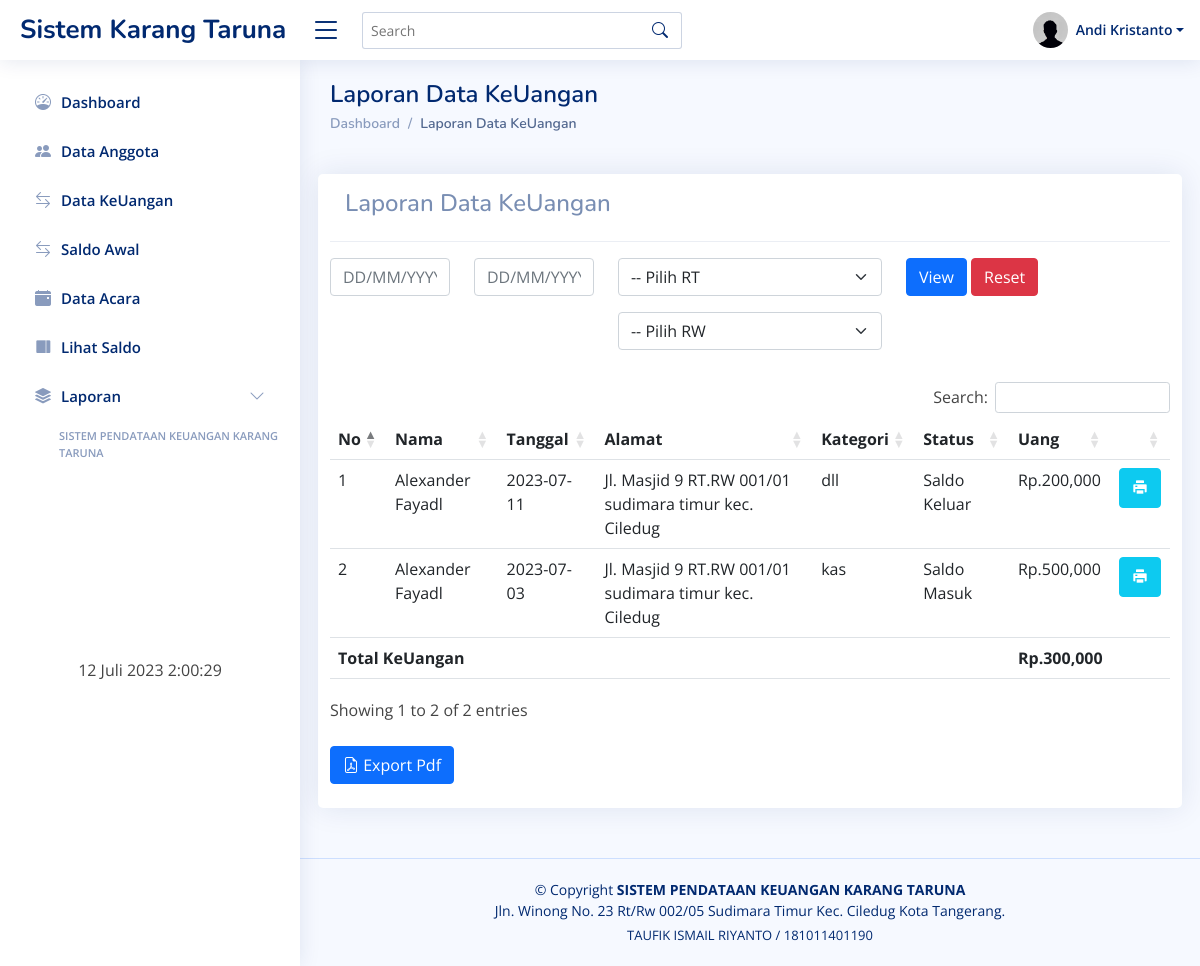
/admin/index.php?url=lap_keuangan (signed in), run on an earlier commit of the app's database.
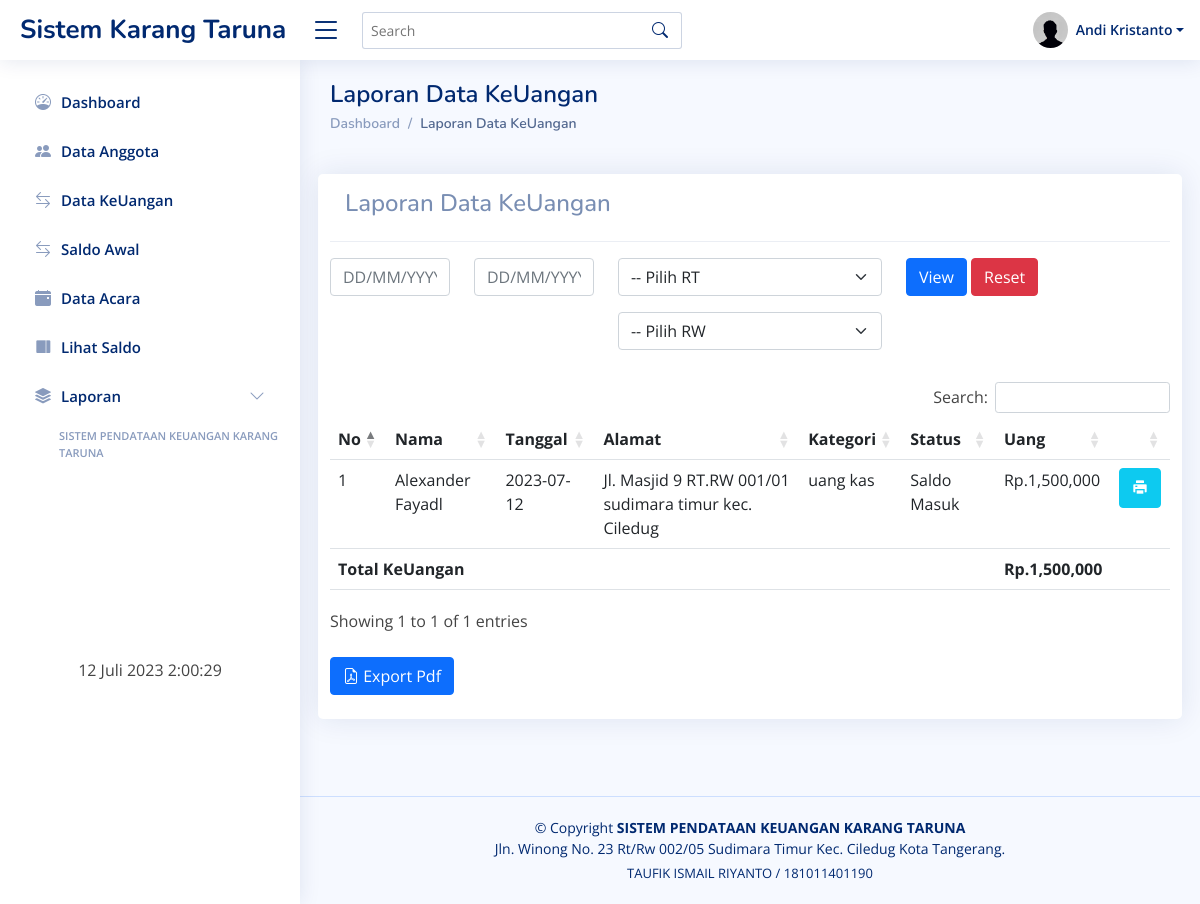
And on a later commit of the database.
### tables this page shows
CREATE TABLE `users` (
  `id_user` int(11) NOT NULL,
  `recid` enum('0','1') NOT NULL,
  `nama` varchar(30) NOT NULL,
  `rt` int(4) NOT NULL,
  `rw` int(4) NOT NULL,
  `alamat` text NOT NULL,
  `tgl_lahir` varchar(20) NOT NULL,
  `pekerjaan` varchar(40) NOT NULL,
  `no_telp` varchar(15) NOT NULL,
  `status` enum('aktif','tidak aktif') NOT NULL,
  `usertype` enum('ketua','wakil','anggota') NOT NULL,
  `username` varchar(30) NOT NULL,
  `password` varchar(200) NOT NULL,
  `level` enum('admin','anggota') NOT NULL
);

CREATE TABLE `trx` (
  `id_trx` int(11) NOT NULL,
  `id_user` int(11) NOT NULL,
  `jml_trx` varchar(255) NOT NULL,
  `keterangan` varchar(255) NOT NULL,
  `status_trx` varchar(255) NOT NULL,
  `tgl` date NOT NULL
);

CREATE TABLE `acara` (
  `id_acara` int(11) NOT NULL,
  `id_trx` int(11) NOT NULL,
  `nama_acara` varchar(255) NOT NULL,
  `tempat_acara` varchar(255) NOT NULL
);

### config/getbln.php (called while the page is built, shortened)
<?php
function  getStatus($status){
	if ($status == "saldo_keluar"){
		return  "Saldo Keluar";
    }
		else if($status == "saldo_masuk"){
		return  "Saldo Masuk";
	}
}
?>

### admin/lap_keuangan.php (the view, shortened to what the changed rows need)
<!DOCTYPE html>
<html>
<head>
</head>
<body>
     <div class="container">
          <div class="pagetitle">
               <h1 class="mb-1">Laporan Data KeUangan</h1>
               <nav>
                    <ol class="breadcrumb">
                         <li class="breadcrumb-item"><a href="?url=dashboard">Dashboard</a></li>
                         <li class="breadcrumb-item active">Laporan Data KeUangan</li>
                    </ol>
               </nav>
          </div>
          <div class="row">
               <div id="data" class="card mt-4">
                    <div class="card-header">
                         <h4>Laporan Data KeUangan</h4>
                    </div>
                    <div class="col-md-12 mt-3">
                         <form method="POST" class="form-inline">
                              <div class="row">
                                   <div class="col-md-2">
                                        <input id="datepicker" type="text" name="tgl_mulai" class="form-control mb-2"
                                             placeholder="DD/MM/YYYY">
                                   </div>
                                   <div class="col-md-2">
                                        <input id="datepicker2" type="text" name="tgl_selesai"
                                             class="form-control ml-3 mb-2" placeholder="DD/MM/YYYY">
                                   </div>
                                   <div class="col-md-4">
                                        <select name="rt" class="form-select mb-3 mb-2">
                                             <option value="">-- Pilih RT</option>
                                        </select>
                                        <select name="rw" class="form-select mb-2">
                                             <option value="">-- Pilih RW</option>
                                        </select>
                                   </div>
                                   <div class="col-md-4">
                                        <button type="submit" name="filter" class="btn btn-primary ml-3">View</button>
                                        <button type="reset" class="btn btn-danger ml-3"> Reset</button>
                                   </div>
                         </form>
                    </div>
               </div>
               <br>
               <table id="example" class="table table-hover">
                    <thead>
                         <tr>
                              <th>No</th>
                              <th>Nama</th>
                              <th>Tanggal</th>
                              <th>Alamat</th>
                              <th>Kategori</th>
                              <th>Status</th>
                              <th>Uang</th>
                              <th></th>
                         </tr>
                    </thead>
                    <tbody>
                         <?php
						require '../config/config.php';
                              include '../config/getbln.php';
                              $bulan =  date('m', strtotime(date('Y-m-d')));
						if(isset($_POST['filter'])){
							$mulai = $_POST['tgl_mulai'];
							$selesai = $_POST['tgl_selesai'];
                                   print_r($_POST);
							if ($mulai!=null || $selesai!=null ) {
                              $sql=mysqli_query($koneksi,"select * from trx inner join users on users.id_user = trx.id_user
                                   inner join acara on acara.id_trx = trx.id_trx and  tgl between '$mulai' and '$selesai'  order by tgl desc");
                                   $sql2 = mysqli_query($koneksi, "select sum(jml_trx) as total from trx where keterangan='saldo_masuk' and  tgl between '$mulai' and '$selesai' ");
                                   $sql3 = mysqli_query($koneksi, "select sum(jml_trx) as total from trx where keterangan='saldo_keluar' and  tgl between '$mulai' and '$selesai' ");
							} else {
								$sql=mysqli_query($koneksi,"select * from trx order by tgl desc");
							}
						} else {
							$sql=mysqli_query($koneksi,"select * from trx inner join users on users.id_user = trx.id_user
                                   inner join acara on acara.id_trx = trx.id_trx and month(trx.tgl)='$bulan' order by tgl desc");
                                   $sql2 = mysqli_query($koneksi, "select sum(jml_trx) as total from trx where keterangan='saldo_masuk' and month(trx.tgl)='$bulan'");
                                   $sql3 = mysqli_query($koneksi, "select sum(jml_trx) as total from trx where keterangan='saldo_keluar' and month(trx.tgl)='$bulan'");
						}
						$no=1;
						$total = 0;
						while ($data=mysqli_fetch_array($sql)) {
                                   while ($datas=mysqli_fetch_array($sql2)) {
                                        while ($data2=mysqli_fetch_array($sql3)) {
                                             $total = $datas['total']-$data2['total'];
                                        }
                                   }
							?>
                         <tr>
                              <td><?= $no++; ?></td>
                              <td><?= $data['nama']; ?></td>
                              <td><?= $data['tgl']; ?></td>
                              <td><?= $data['alamat']; ?></td>
                              <td><?= $data['nama_acara']; ?></td>
                              <td>
                                   <?= getStatus($data['keterangan']); ?>
                              </td>
                              <td>Rp.<?= number_format($data['jml_trx']); ?></td>
                              <td>
                                   <a href="lap_keuangan_pdf.php?id=<?php echo $data['id']; ?>&&nm=<?php echo $data['nama'];?>"
                                        class="btn btn-info btn-icon-split" target="_blank">
                                        <span class="icon text-white">
                                             <i class="ri-printer-fill"></i>
                                        </span>
                                   </a>
                              </td>
                         </tr>
                         <?php } ?>
                    </tbody>
                    <tfoot>
                         <tr>
                              <th colspan="6">Total KeUangan</th>
                              <th>Rp.<?= number_format($total); ?></th>
                              <th></th>
                         </tr>
                    </tfoot>
               </table>
               <br>
               <div class="row">
                    <div class="col-lg-6">
                         <a href="lap_keuangan_pdf2.php?tgl_mulai=<?php echo $_POST['tgl_mulai']; ?>&&tgl_selesai=<?php echo $_POST['tgl_selesai']; ?>&&rt=<?php echo $_POST['rt']; ?>&&rw=<?php echo $_POST['rw']; ?>"
                              target="_blank" class="btn btn-primary">
                              <i class="bi bi-file-earmark-pdf"></i>
                              <span class="text">Export Pdf</span>
                         </a>
                    </div>
               </div><br>
          </div>
     </div>
     </div>
</body>
</html>

### admin/index.php (shortened to what the changed rows need)
<!DOCTYPE html>
<html lang="en">
<head>
     <link href="../assets/css/bootstrap.min.css" rel="stylesheet">
     <link href="../assets/css/bootstrap-icons.css" rel="stylesheet">
     <link href="../assets/css/boxicons.min.css" rel="stylesheet">
     <link href="../assets/css/quill.snow.css" rel="stylesheet">
     <link href="../assets/css/quill.bubble.css" rel="stylesheet">
     <link href="../assets/css/remixicon.css" rel="stylesheet">
     <link rel="stylesheet" href="../assets/jquery-ui.css">
     <link href="../assets/css/style.css" rel="stylesheet">
     <link href="../assets/datatables/dataTables.bootstrap4.min.css" rel="stylesheet">
</head>
<body>
     <header id="header" class="header fixed-top d-flex align-items-center">
          <nav class="header-nav ms-auto">
               <ul class="d-flex align-items-center">
                    <li class="nav-item dropdown pe-3">
                         <?php
             require '../config/config.php';
             $sql = mysqli_query($koneksi, "select * from users where id_user='$_SESSION[id]'");
             while ($data = mysqli_fetch_array($sql)) {
               ?>
                         <a class="nav-link nav-profile d-flex align-items-center pe-0" href="#"
                              data-bs-toggle="dropdown"> <img src="../assets/img/profile-img.png" alt="Profile"
                                   class="rounded-circle"> <span
                                   class="d-none d-md-block dropdown-toggle ps-2"><?php echo $data['nama']; ?></span>
                         </a>
                              <?php } ?>
                    </li>
               </ul>
          </nav>
     </header>
     <main id="main" class="main">
          <section class="section">
               <div class="row">
                    <?php include 'link.php' ?>
</body>
</html>

What changed in the data, as far as the page shows it:
removed trx: id_user.nama "Alexander Fayadl", tgl "2023-07-11", id_user.alamat "Jl. Masjid 9 RT.RW 001/01 sudimara timur kec. Ciledug", acara.nama_acara "dll", keterangan "Saldo Keluar", jml_trx "200,000"
removed trx: id_user.nama "Alexander Fayadl", tgl "2023-07-03", id_user.alamat "Jl. Masjid 9 RT.RW 001/01 sudimara timur kec. Ciledug", acara.nama_acara "kas", keterangan "Saldo Masuk", jml_trx "500,000"
added trx: id_user.nama "Alexander Fayadl", tgl "2023-07-12", id_user.alamat "Jl. Masjid 9 RT.RW 001/01 sudimara timur kec. Ciledug", acara.nama_acara "uang kas", keterangan "Saldo Masuk", jml_trx "1,500,000"
Also different on the page:
text written by a page script: "Search: Showing 1 to 2 of 2 entries" → "Search: Showing 1 to 1 of 1 entries"
$total: "300,000" → "1,500,000"
